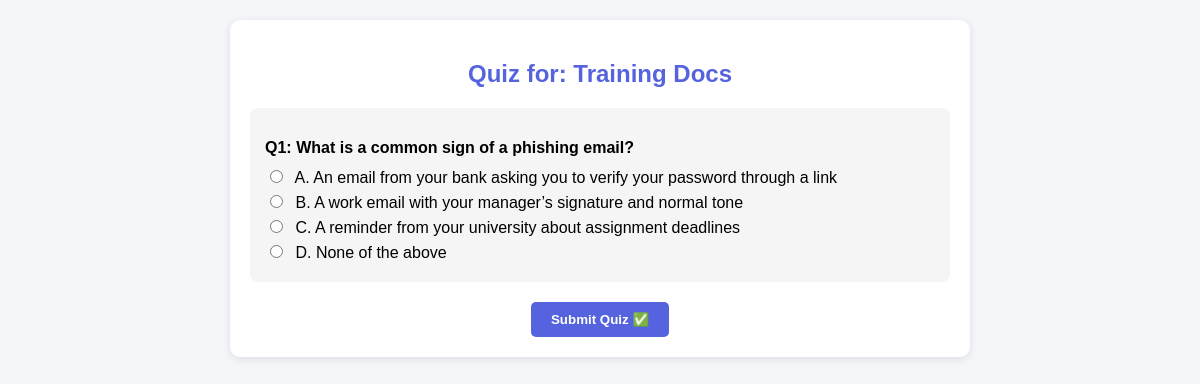
/start_quiz/2 (signed in), run on the app's committed database.
### tables this page shows
CREATE TABLE documents (
            id INTEGER PRIMARY KEY AUTOINCREMENT,
            title TEXT NOT NULL,
            filename TEXT NOT NULL,
            uploaded_by INTEGER,
            upload_date DATE DEFAULT (datetime('now','localtime')),
            FOREIGN KEY (uploaded_by) REFERENCES users(id)
        );

CREATE TABLE quizzes (
            id INTEGER PRIMARY KEY AUTOINCREMENT,
            document_id INTEGER NOT NULL,
            question TEXT NOT NULL,
            option1 TEXT NOT NULL,
            option2 TEXT NOT NULL,
            option3 TEXT,
            option4 TEXT,
            correct_answer TEXT NOT NULL,
            FOREIGN KEY(document_id) REFERENCES documents(id)
);

### app.py (the view, shortened to what this page needs)
@app.route('/start_quiz/<int:doc_id>', methods=['GET', 'POST'])
def start_quiz(doc_id):
    if 'user_id' not in session:
        flash("Please login first!", "danger")
        return redirect(url_for('login'))
    conn = sqlite3.connect(DB_NAME)
    cursor = conn.cursor()
    cursor.execute("SELECT title FROM documents WHERE id = ?", (doc_id,))
    doc = cursor.fetchone()
    if not doc:
        flash("Document not found!", "danger")
        conn.close()
        return redirect(url_for('home'))
    document_title = doc[0]
    cursor.execute("""
        SELECT id, question, option1, option2, option3, option4, correct_answer
        FROM quizzes WHERE document_id = ?
    """, (doc_id,))
    rows = cursor.fetchall()
    conn.close()
    if not rows:
        flash("Quiz not created yet for this document!", "warning")
        return redirect(url_for('home'))
    quiz = []
    for row in rows:
        quiz.append({
            "id": row[0],
            "question": row[1],
            "option1": row[2],
            "option2": row[3],
            "option3": row[4],
            "option4": row[5],
            "correct": row[6]
        })
    return render_template("start_quiz.html", document_title=document_title, quiz=quiz)

### templates/start_quiz.html (shortened to what this page needs)
<!DOCTYPE html>
<html>
  <head>
    <link
      rel="stylesheet"
      href="https://cdnjs.cloudflare.com/ajax/libs/font-awesome/6.5.0/css/all.min.css"
    />
  </head>
  <body>
    <div class="quiz-container">
      <h2>Quiz for: {{ document_title }}</h2>
      <form method="POST">
        {% for q in quiz %}
        <div class="question-block">
          <p>Q{{ loop.index }}: {{ q['question'] }}</p>
          {% if q['option1'] %}
          <label>
            <input
              type="radio"
              name="question_{{ q['id'] }}"
              value="A"
              required
            />
            A. {{ q['option1'] }}
          </label>
          {% endif %} {% if q['option2'] %}
          <label>
            <input type="radio" name="question_{{ q['id'] }}" value="B" />
            B. {{ q['option2'] }}
          </label>
          {% endif %} {% if q['option3'] %}
          <label>
            <input type="radio" name="question_{{ q['id'] }}" value="C" />
            C. {{ q['option3'] }}
          </label>
          {% endif %} {% if q['option4'] %}
          <label>
            <input type="radio" name="question_{{ q['id'] }}" value="D" />
            D. {{ q['option4'] }}
          </label>
          {% endif %}
        </div>
        {% endfor %}
        <button type="submit">Submit Quiz ✅</button>
      </form>
    </div>
  </body>
</html>

### templates/start_quiz.html (style rules this page uses)
body { font-family: Arial, sans-serif; margin: 20px; background-color: #f4f6f9; }
h2 { color: #5563de; text-align: center; }
.quiz-container { max-width: 700px; margin: auto; padding: 20px; border-radius: 10px; background: #fff; box-shadow: 0 2px 8px rgba(0, 0, 0, 0.1); }
.question-block { background-color: #f5f5f5; padding: 15px; margin-bottom: 15px; border-radius: 8px; }
.question-block p { font-weight: bold; margin-bottom: 10px; }
label { display: block; margin: 5px 0; cursor: pointer; }
input[type="radio"] { margin-right: 8px; }
button { padding: 10px 20px; background-color: #5563de; color: white; border: none; border-radius: 5px; cursor: pointer; display: block; margin: 20px auto 0 auto; font-weight: bold; }

### data on the page
documents: title "Training Docs"
quizzes: question "What is a common sign of a phishing email?", option1 "An email from your bank asking you to verify your password through a link", option2 "A work email with your manager’s signature and normal tone", option3 "A reminder from your university about assignment deadlines", option4 "None of the above"
